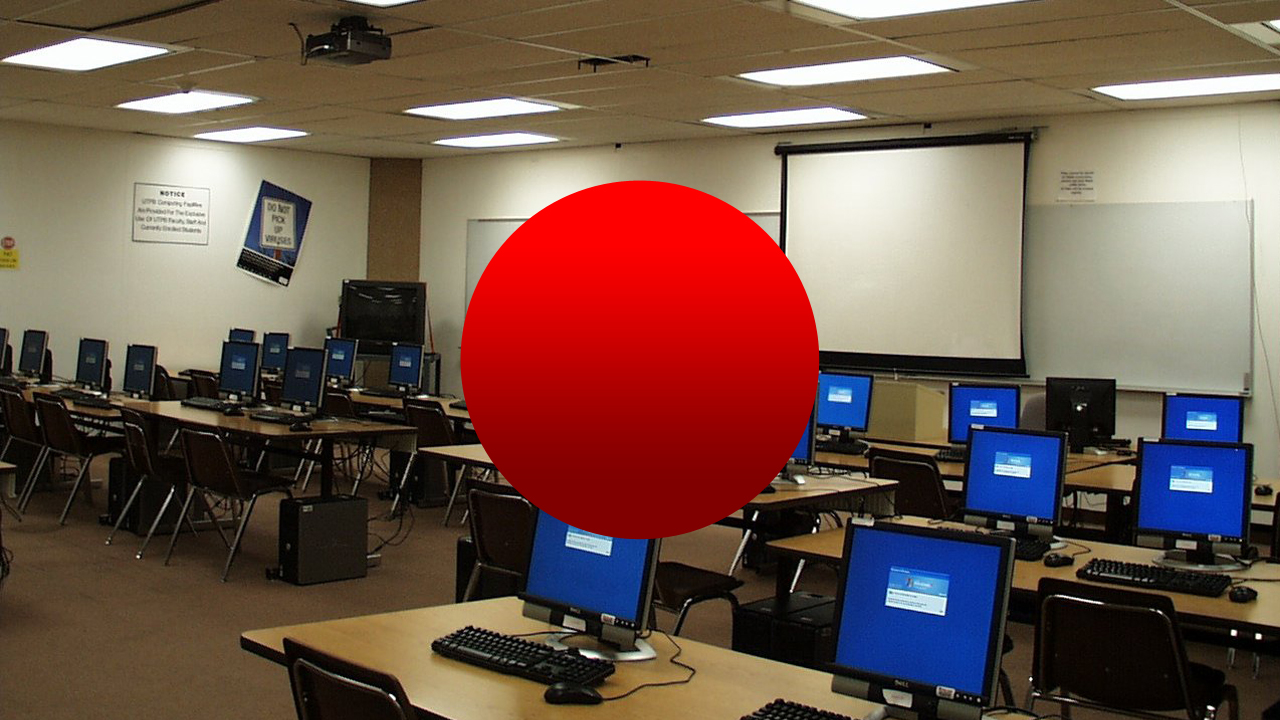
#> input picture PyDrone/Project/CVTests/test5.jpg, 1280 x 720 px
$ python test.py   (Python 2 division)
#> lines starting #> are read from the running program, lines starting #| are printed output that depends on the picture; after the words box and inside, x2 and y2 are one past the last pixel; in counts of white or black regions, pixels touching at a corner belong together
import cv2
import numpy as np
import time

img = cv2.imread('test5.jpg',0)
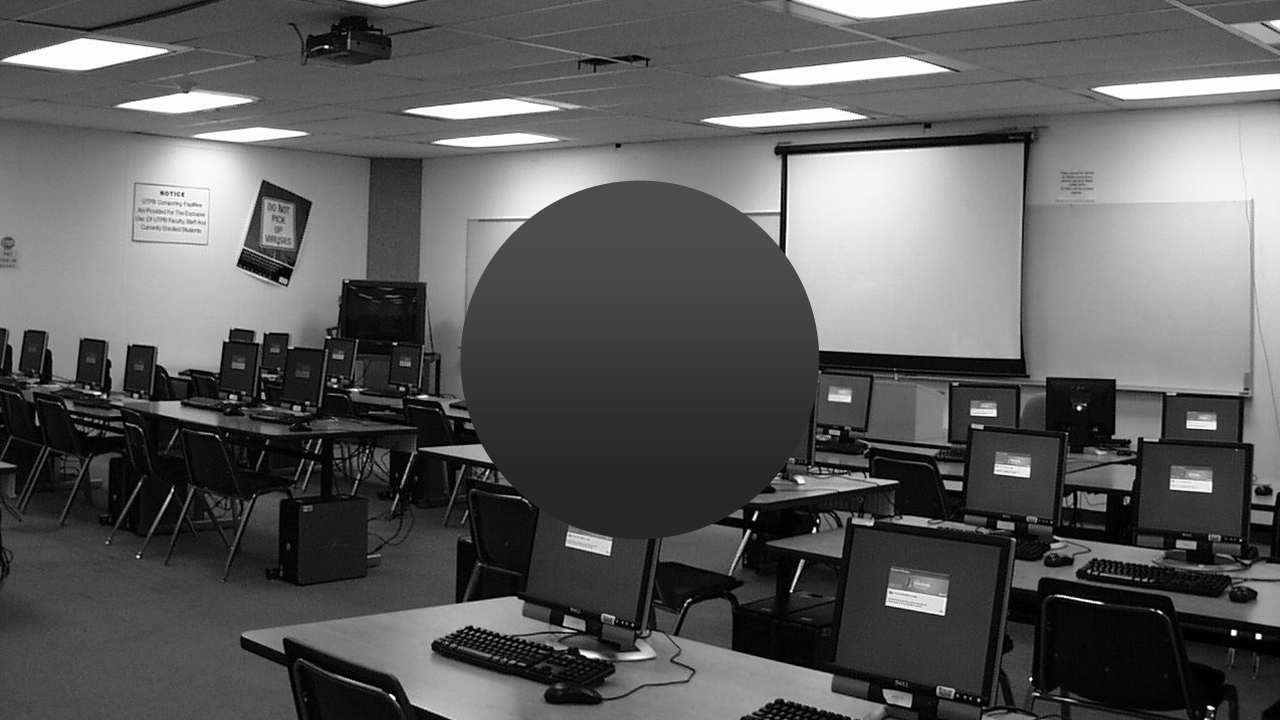
#> img: shape (720, 1280); min 0, max 255, mean 92.4
ret,thresh = cv2.threshold(img,127,255,0)
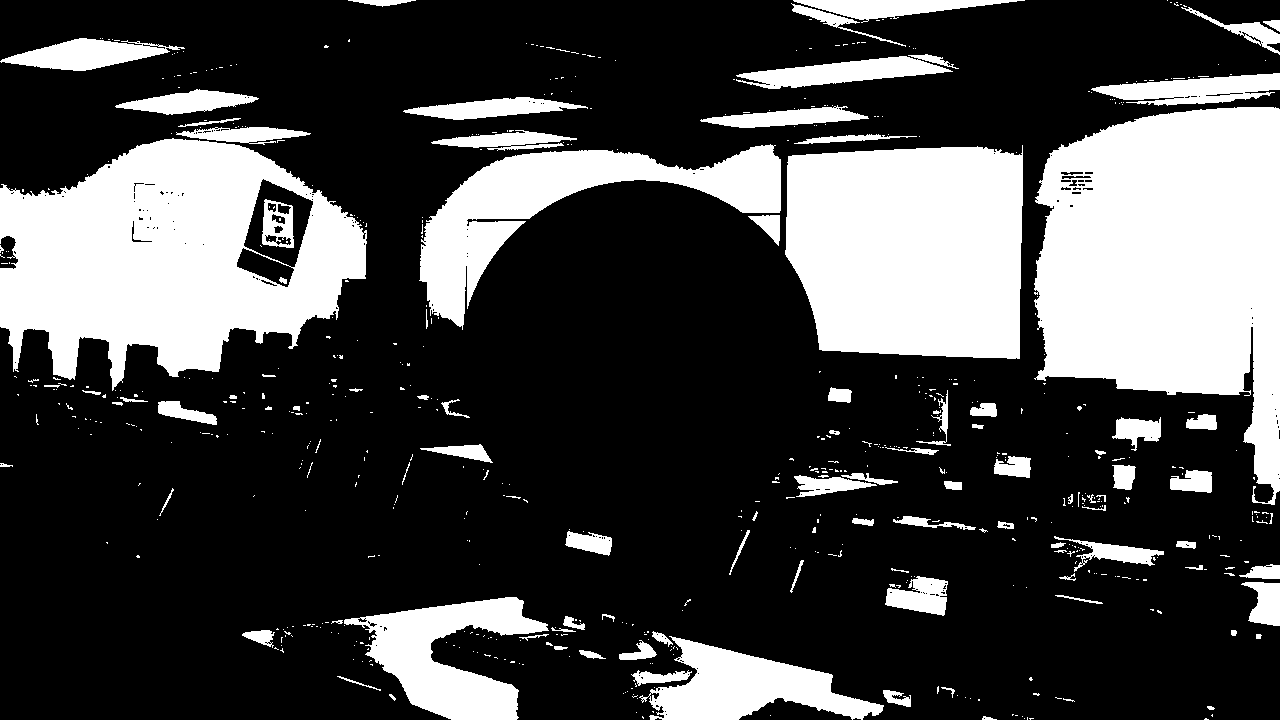
#> thresh: shape (720, 1280); 27.8% white; 648 white regions (546 under 20 px)
contours,hierarchy = cv2.findContours(thresh, 1, 2)
#> contours = 879 contours, 774 with area under 20; largest, box (x1, y1, x2, y2) and area: (1034, 107, 1280, 505) 65344, (0, 138, 367, 391) 61618, (785, 145, 1023, 359) 45476, (419, 144, 781, 330) 19712, (344, 597, 549, 720) 11404

cnt = contours[0]
#> cnt = [[1205, 718], [1204, 719], [1208, 719], [1207, 719], [1206, 718]]
M = cv2.moments(cnt)
#> M = moments, m00 2, centre m10/m00, m01/m00 = (1205.5, 718.6)
#print M

cx = int(M['m10']/M['m00'])
#> cx = 1205
cy = int(M['m01']/M['m00'])
#> cy = 718
print cx
#| 1205
print cy
#| 718

x,y,w,h = cv2.boundingRect(cnt)
#> x = 1204; y = 718; w = 5; h = 2

cv2.imshow("Title of the little debug window", img)
time.sleep(3)

img = cv2.rectangle(img,(x,y),(x+w,y+h),(0,255,0),2)
#> img: shape (720, 1280); under 0.01% of pixels changed, all inside (x1, y1, x2, y2) = (1203, 717, 1211, 720)
#cv2.imshow("Title of the little debug window", img)
#time.sleep(3)
